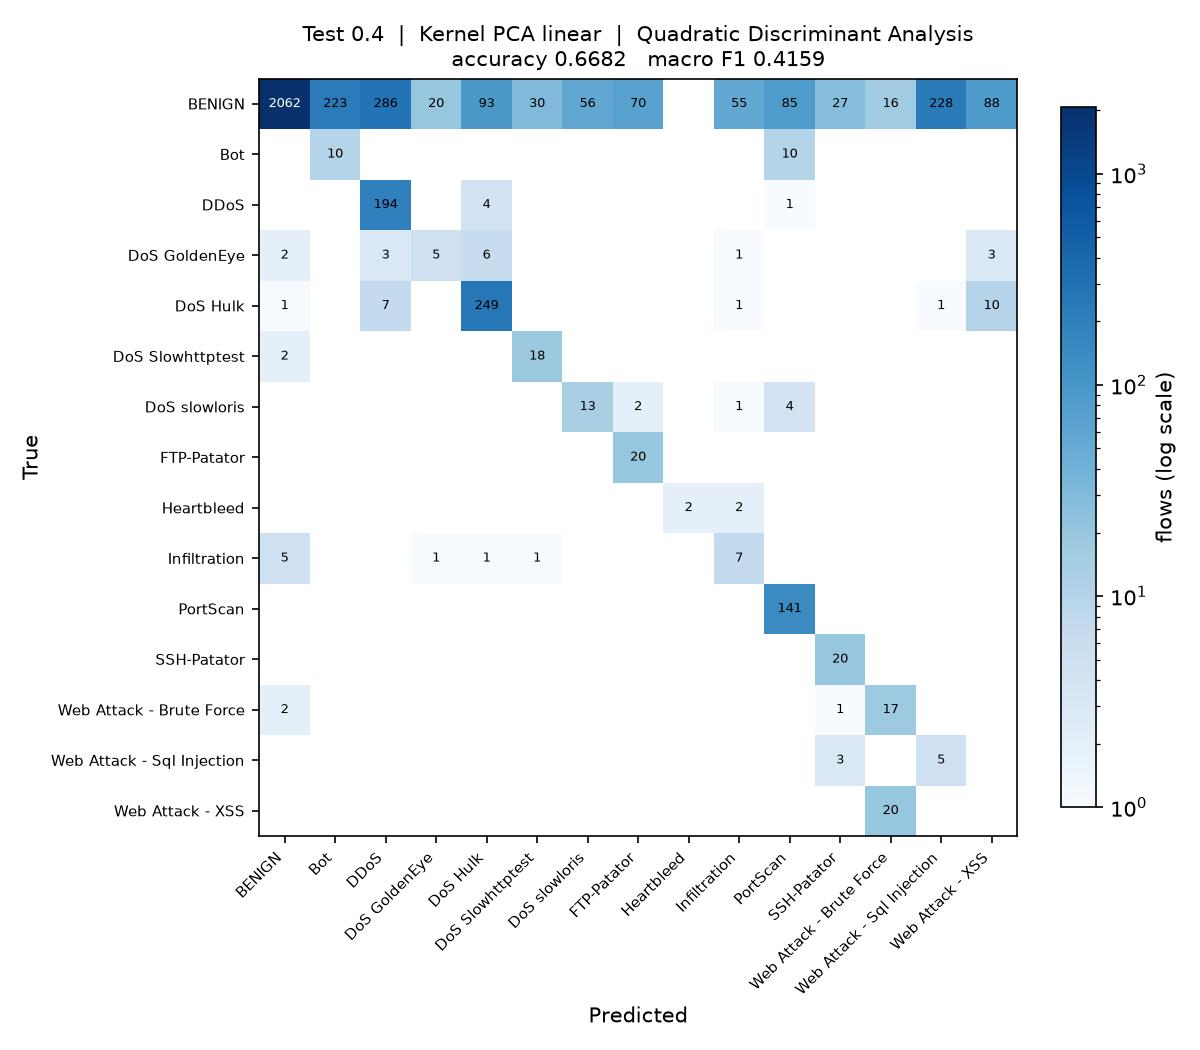

Here is the Python script that generated this plot:
"""
Test_0.4_DR_LIN_QDA

Test size 0.4  |  Kernel PCA (linear)  |  Quadratic Discriminant Analysis  (reference sheet #17)

Note: the rarest class has fewer training rows than there are components, so the class covariance needs shrinkage before QDA can be fitted.

Run on its own:

    python Test_0.4_DR_LIN_QDA.py

Writes Test_0.4_DR_LIN_QDA.jpg (confusion matrix) and appends one row to
results/75_runs.csv.
"""

import os
import sys
import time
import warnings
from pathlib import Path

import matplotlib
matplotlib.use("Agg")
import matplotlib.pyplot as plt
import numpy as np
import pandas as pd
from sklearn.decomposition import KernelPCA
from sklearn.impute import SimpleImputer
from sklearn.metrics import (accuracy_score, confusion_matrix, f1_score,
                             precision_score, recall_score)
from sklearn.model_selection import train_test_split
from sklearn.preprocessing import LabelEncoder, StandardScaler
from sklearn.discriminant_analysis import QuadraticDiscriminantAnalysis

sys.path.insert(0, str(Path(__file__).resolve().parent.parent))
from common import load_sample                      # noqa: E402

warnings.filterwarnings("ignore")

# ----- this run -------------------------------------------------------------
TEST_SIZE = 0.4
KERNEL = "linear"
CLASSIFIER = "QDA"
N_COMPONENTS = 15
# ----------------------------------------------------------------------------

SEED = 0
N_JOBS = max(1, (os.cpu_count() or 2) // 2)
STEM = "Test_0.4_DR_LIN_QDA"
HERE = Path(__file__).resolve().parent
RESULTS = HERE.parent / "results"


# QDA estimates a separate covariance matrix per class, so the rarest class
# has to supply more rows than there are components. Heartbleed supplies about
# five against 15 components, so its covariance is rank deficient. Shrinkage
# pulls each class covariance towards a shared spherical one, which makes it
# estimable; RANK_TOL is the threshold sklearn uses to decide whether that
# worked, and its default of 1e-4 is far above the 1e-7 scale of these
# components, so it would reject a covariance that is in fact positive definite.
RANK_TOL = 1e-12


def qda_shrinkage(X, y):
    """Smallest shrinkage that lets every class covariance be estimated.

    Less shrinkage keeps the model closer to true QDA, so the values are
    tried in order and the first that fits is used.
    """
    last = None
    for s in (0.1, 0.25, 0.5, 0.8, 0.95):
        try:
            QuadraticDiscriminantAnalysis(solver="eigen", shrinkage=s,
                                          tol=RANK_TOL).fit(X, y)
        except Exception as exc:
            last = exc
            continue
        print("QDA shrinkage " + str(s))
        return s
    raise SystemExit("QDA cannot be estimated at any shrinkage: " + str(last))


def main():
    t0 = time.time()
    df = load_sample(10000, 50, SEED)
    y = LabelEncoder().fit_transform(df["Label"])
    X = df.drop(columns=["Label", "Day"])
    classes = sorted(df["Label"].unique())
    print(f"{len(df):,} flows, {X.shape[1]} features, {len(classes)} classes")

    X_train, X_test, y_train, y_test = train_test_split(
        X, y, test_size=TEST_SIZE, random_state=SEED, stratify=y)

    # mean imputation and scaling, fitted on the training split only
    imputer = SimpleImputer(strategy="mean").fit(X_train)
    scaler = StandardScaler().fit(imputer.transform(X_train))
    X_train = scaler.transform(imputer.transform(X_train))
    X_test = scaler.transform(imputer.transform(X_test))

    # dimensionality reduction: Kernel PCA, fitted on the training split only.
    # arpack keeps the largest positive eigenvalues; the randomized solver ranks
    # them by magnitude and fails on the sigmoid kernel, which is not PSD.
    kpca = KernelPCA(n_components=N_COMPONENTS, kernel=KERNEL,
                     eigen_solver="arpack", random_state=SEED, n_jobs=N_JOBS)
    X_train = kpca.fit_transform(X_train)
    X_test = kpca.transform(X_test)
    print(f"Kernel PCA ({KERNEL}): {X_train.shape[1]} components")

    classifier = QuadraticDiscriminantAnalysis(
        solver="eigen", tol=RANK_TOL,
        shrinkage=qda_shrinkage(X_train, y_train))
    classifier.fit(X_train, y_train)
    y_pred = classifier.predict(X_test)

    acc = accuracy_score(y_test, y_pred)
    pre = precision_score(y_test, y_pred, average="macro", zero_division=0)
    rec = recall_score(y_test, y_pred, average="macro", zero_division=0)
    f1 = f1_score(y_test, y_pred, average="macro", zero_division=0)
    pre_w = precision_score(y_test, y_pred, average="weighted", zero_division=0)
    rec_w = recall_score(y_test, y_pred, average="weighted", zero_division=0)
    f1_w = f1_score(y_test, y_pred, average="weighted", zero_division=0)

    print(f"Accuracy  : {acc:.4f}")
    print(f"Precision : {pre:.4f}")
    print(f"Recall    : {rec:.4f}")
    print(f"F1 Score  : {f1:.4f}")

    # confusion matrix image, named to match this script
    cm = confusion_matrix(y_test, y_pred, labels=range(len(classes)))
    fig, ax = plt.subplots(figsize=(8, 7))
    im = ax.imshow(cm, cmap="Blues", norm=matplotlib.colors.LogNorm(vmin=1))
    ax.set_xticks(range(len(classes)), classes, rotation=45, ha="right", fontsize=7)
    ax.set_yticks(range(len(classes)), classes, fontsize=7)
    ax.set_xlabel("Predicted")
    ax.set_ylabel("True")
    ax.set_title(f"Test {TEST_SIZE}  |  Kernel PCA {KERNEL}  |  Quadratic Discriminant Analysis\n"
                 f"accuracy {acc:.4f}   macro F1 {f1:.4f}", fontsize=10)
    for i in range(len(classes)):
        for j in range(len(classes)):
            if cm[i, j]:
                ax.text(j, i, cm[i, j], ha="center", va="center", fontsize=6,
                        color="white" if cm[i, j] > cm.max() / 3 else "black")
    fig.colorbar(im, ax=ax, fraction=0.04, label="flows (log scale)")
    fig.tight_layout()
    fig.savefig(HERE / f"{STEM}.jpg", dpi=150)
    plt.close(fig)

    # one row appended to the shared results table
    RESULTS.mkdir(exist_ok=True)
    row = {"Test": TEST_SIZE, "DR": "LIN", "Clas": CLASSIFIER,
           "Acc": round(acc, 4), "Pre": round(pre, 4), "Rec": round(rec, 4),
           "F1": round(f1, 4),
           "Pre_weighted": round(pre_w, 4), "Rec_weighted": round(rec_w, 4),
           "F1_weighted": round(f1_w, 4),
           "n_components": N_COMPONENTS, "seconds": round(time.time() - t0, 1),
           "script": STEM}
    out = RESULTS / "75_runs.csv"
    old = pd.read_csv(out).to_dict("records") if out.exists() else []
    old = [r for r in old if r.get("script") != STEM]
    pd.DataFrame(old + [row]).to_csv(out, index=False)
    print(f"saved {STEM}.jpg and appended to results/75_runs.csv "
          f"({time.time() - t0:.0f}s)")


if __name__ == "__main__":
    main()
